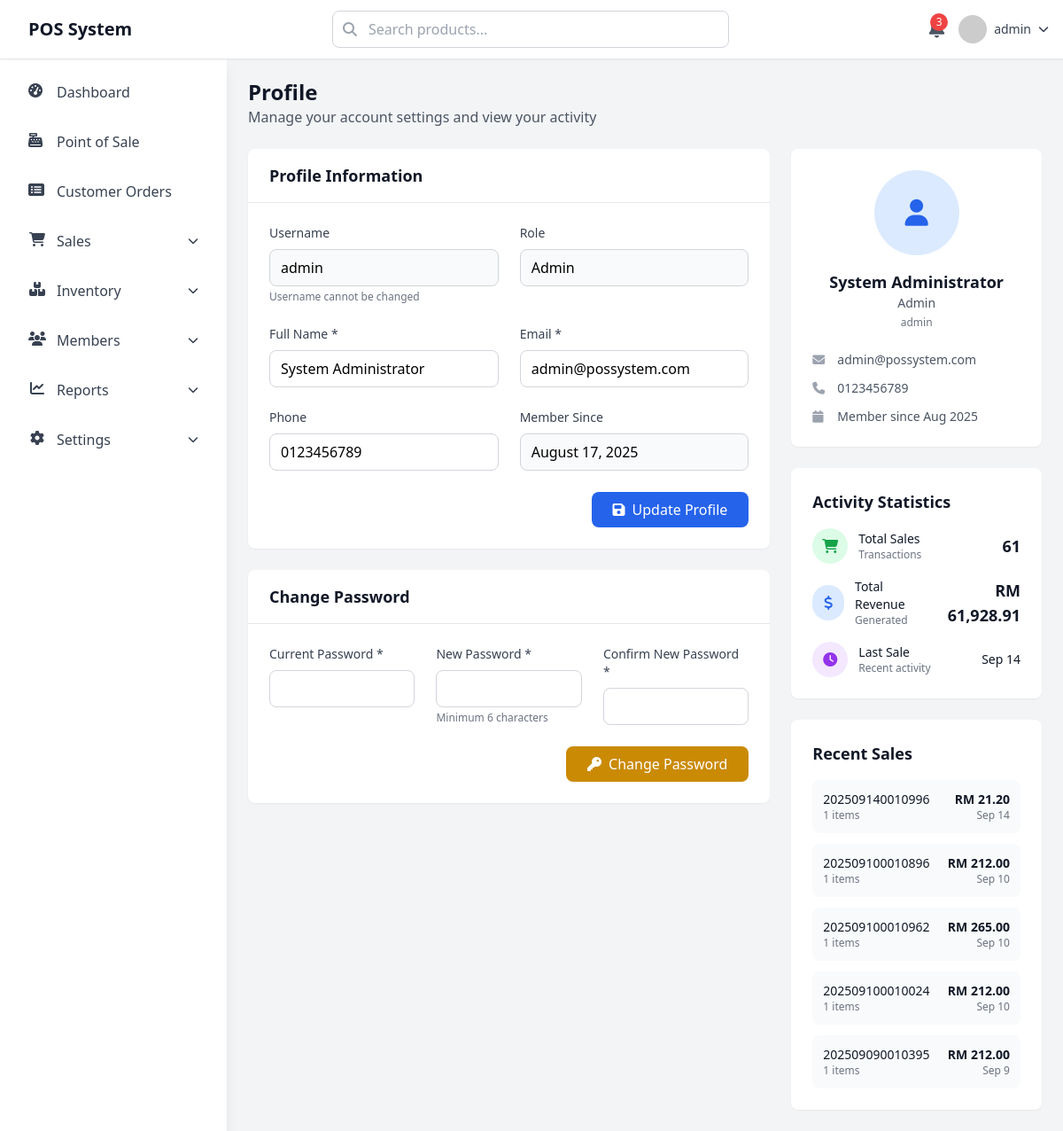
The app's page /profile.php (signed in) with its own data.
### tables this page shows
CREATE TABLE `users` (
  `id` int NOT NULL,
  `username` varchar(50) NOT NULL,
  `password` varchar(255) NOT NULL,
  `full_name` varchar(100) NOT NULL,
  `email` varchar(255) DEFAULT NULL,
  `phone` varchar(50) DEFAULT NULL,
  `role` enum('admin','manager','cashier') DEFAULT 'cashier',
  `is_active` tinyint(1) DEFAULT '1',
  `last_login` timestamp NULL DEFAULT NULL,
  `created_at` timestamp NULL DEFAULT CURRENT_TIMESTAMP,
  `updated_at` timestamp NULL DEFAULT CURRENT_TIMESTAMP ON UPDATE CURRENT_TIMESTAMP
);

CREATE TABLE `sales` (
  `id` int NOT NULL,
  `invoice_number` varchar(50) NOT NULL DEFAULT '-',
  `session_id` int DEFAULT '0',
  `member_id` int DEFAULT '0',
  `user_id` int NOT NULL DEFAULT '0',
  `subtotal` decimal(10,2) NOT NULL DEFAULT '0.00',
  `discount_amount` decimal(10,2) DEFAULT '0.00',
  `tax_amount` decimal(10,2) DEFAULT '0.00',
  `total_amount` decimal(10,2) NOT NULL DEFAULT '0.00',
  `payment_method` varchar(150) DEFAULT 'cash',
  `payment_method_id` int DEFAULT '0',
  `payment_status` enum('paid','pending','refunded') DEFAULT 'paid',
  `notes` text,
  `created_at` timestamp NULL DEFAULT CURRENT_TIMESTAMP,
  `updated_at` timestamp NULL DEFAULT CURRENT_TIMESTAMP ON UPDATE CURRENT_TIMESTAMP
);

### profile.php (the view, shortened to what the rows shown need)
<?php
require_once 'include/conn.php';
$user_id = $_SESSION['user_id'];
$user_query = "SELECT * FROM users WHERE id = ?";
$stmt = mysqli_prepare($conn, $user_query);
mysqli_stmt_bind_param($stmt, 'i', $user_id);
mysqli_stmt_execute($stmt);
$user_result = mysqli_stmt_get_result($stmt);
$user = mysqli_fetch_assoc($user_result);
$recent_sales_query = "SELECT
    s.id,
    s.invoice_number,
    s.total_amount,
    s.payment_method,
    s.created_at,
    COUNT(si.id) as items_count
FROM sales s
LEFT JOIN sale_items si ON s.id = si.sale_id
WHERE s.user_id = ?
GROUP BY s.id
ORDER BY s.created_at DESC
LIMIT 5";
$stmt = mysqli_prepare($conn, $recent_sales_query);
mysqli_stmt_bind_param($stmt, 'i', $user_id);
mysqli_stmt_execute($stmt);
$recent_sales_result = mysqli_stmt_get_result($stmt);
?>
<!DOCTYPE html>
<html lang="en">
<head>
    <script src="https://cdn.tailwindcss.com"></script>
    <link rel="stylesheet" href="https://cdnjs.cloudflare.com/ajax/libs/font-awesome/6.4.0/css/all.min.css">
</head>
<body class="bg-gray-100">
    <?php include 'include/header.php'; ?>
    <div class="main-content lg:ml-64 pt-16">
        <div class="p-6">
            <div class="mb-6">
                <h1 class="text-2xl font-bold text-gray-900">Profile</h1>
            </div>
            <div class="grid grid-cols-1 lg:grid-cols-3 gap-6">
                <div class="lg:col-span-2">
                    <div class="bg-white rounded-lg shadow-sm">
                        <div class="px-6 py-4 border-b border-gray-200">
                            <h2 class="text-lg font-semibold text-gray-900">Profile Information</h2>
                        </div>
                        <div class="p-6">
                            <form method="POST" class="space-y-6">
                                <div class="grid grid-cols-1 md:grid-cols-2 gap-6">
                                    <div>
                                        <label class="block text-sm font-medium text-gray-700 mb-2">Username</label>
                                                                                <input type="text" value="<?= htmlspecialchars($user['username'] ?? '') ?>"
                                               class="w-full border border-gray-300 rounded-lg px-3 py-2 bg-gray-50"
                                               readonly>
                                        <p class="text-xs text-gray-500 mt-1">Username cannot be changed</p>
                                    </div>
                                    <div>
                                        <label class="block text-sm font-medium text-gray-700 mb-2">Role</label>
                                                                                <input type="text" value="<?= ucfirst(htmlspecialchars($user['role'] ?? '')) ?>"
                                               class="w-full border border-gray-300 rounded-lg px-3 py-2 bg-gray-50"
                                               readonly>
                                    </div>
                                    <div>
                                        <label class="block text-sm font-medium text-gray-700 mb-2">Full Name *</label>
                                        <input type="text" name="full_name" value="<?= htmlspecialchars($user['full_name'] ?? '') ?>"
                                               class="w-full border border-gray-300 rounded-lg px-3 py-2 focus:ring-2 focus:ring-blue-500 focus:border-transparent"
                                               required>
                                    </div>
                                    <div>
                                        <label class="block text-sm font-medium text-gray-700 mb-2">Email *</label>
                                        <input type="email" name="email" value="<?= htmlspecialchars($user['email'] ?? '') ?>"
                                               class="w-full border border-gray-300 rounded-lg px-3 py-2 focus:ring-2 focus:ring-blue-500 focus:border-transparent"
                                               required>
                                    </div>
                                    <div>
                                        <label class="block text-sm font-medium text-gray-700 mb-2">Phone</label>
                                        <input type="tel" name="phone" value="<?= htmlspecialchars($user['phone'] ?? '') ?>"
                                               class="w-full border border-gray-300 rounded-lg px-3 py-2 focus:ring-2 focus:ring-blue-500 focus:border-transparent">
                                    </div>
                                    <div>
                                        <label class="block text-sm font-medium text-gray-700 mb-2">Member Since</label>
                                        <input type="text" value="<?= date('F j, Y', strtotime($user['created_at'])) ?>"
                                               class="w-full border border-gray-300 rounded-lg px-3 py-2 bg-gray-50"
                                               readonly>
                                    </div>
                                </div>
                            </form>
                        </div>
                    </div>
                    <div class="bg-white rounded-lg shadow-sm mt-6">
                        <div class="px-6 py-4 border-b border-gray-200">
                            <h2 class="text-lg font-semibold text-gray-900">Change Password</h2>
                        </div>
                    </div>
                </div>
                <div class="space-y-6">
                    <div class="bg-white rounded-lg shadow-sm p-6">
                        <div class="text-center">
                            <div class="w-24 h-24 mx-auto mb-4 rounded-full bg-blue-100 flex items-center justify-center">
                                <i class="fas fa-user text-3xl text-blue-600"></i>
                            </div>
                            <h3 class="text-lg font-semibold text-gray-900"><?= htmlspecialchars($user['full_name'] ?? '') ?></h3>
                            <p class="text-sm text-gray-600"><?= ucfirst(htmlspecialchars($user['role'] ?? '')) ?></p>
                            <p class="text-xs text-gray-500 mt-1"><?= htmlspecialchars($user['username'] ?? '') ?></p>
                        </div>
                        <div class="mt-6 space-y-3">
                            <div class="flex items-center text-sm">
                                <i class="fas fa-envelope text-gray-400 w-4 mr-3"></i>
                                <span class="text-gray-600"><?= htmlspecialchars($user['email'] ?? '') ?></span>
                            </div>
                            <?php if ($user['phone']): ?>
                                <div class="flex items-center text-sm">
                                    <i class="fas fa-phone text-gray-400 w-4 mr-3"></i>
                                    <span class="text-gray-600"><?= htmlspecialchars($user['phone'] ?? '') ?></span>
                                </div>
                            <?php endif; ?>
                            <div class="flex items-center text-sm">
                                <i class="fas fa-calendar text-gray-400 w-4 mr-3"></i>
                                <span class="text-gray-600">Member since <?= date('M Y', strtotime($user['created_at'])) ?></span>
                            </div>
                        </div>
                    </div>
                    <div class="bg-white rounded-lg shadow-sm p-6">
                        <?php if ($recent_sales_result && mysqli_num_rows($recent_sales_result) > 0): ?>
                            <div class="space-y-3">
                                <?php while ($sale = mysqli_fetch_assoc($recent_sales_result)): ?>
                                    <div class="flex items-center justify-between p-3 bg-gray-50 rounded-lg">
                                        <div>
                                            <p class="text-sm font-medium text-gray-900"><?= htmlspecialchars($sale['invoice_number']) ?></p>
                                            <p class="text-xs text-gray-500"><?= $sale['items_count'] ?> items</p>
                                        </div>
                                        <div class="text-right">
                                            <p class="text-sm font-bold text-gray-900">RM <?= number_format($sale['total_amount'], 2) ?></p>
                                            <p class="text-xs text-gray-500"><?= date('M j', strtotime($sale['created_at'])) ?></p>
                                        </div>
                                    </div>
                                <?php endwhile; ?>
                            </div>
                        <?php else: ?>
                            <p class="text-gray-500 text-center py-4">No recent sales</p>
                        <?php endif; ?>
                    </div>
                </div>
            </div>
        </div>
    </div>
</body>
</html>

### records on screen
users: username "admin", role "Admin", full_name "System Administrator", email "admin@possystem.com", phone "0123456789", created_at "August 17, 2025", created_at "Aug 2025"
sales: invoice_number "202509140010996", items_count "1", total_amount "21.20", created_at "Sep 14"
sales: invoice_number "202509100010896", items_count "1", total_amount "212.00", created_at "Sep 10"
sales: invoice_number "202509100010962", items_count "1", total_amount "265.00", created_at "Sep 10"
sales: invoice_number "202509100010024", items_count "1", total_amount "212.00", created_at "Sep 10"
sales: invoice_number "202509090010395", items_count "1", total_amount "212.00", created_at "Sep 9"

### other values on screen
$_SESSION['username'] "admin"
$activity_data['total_sales'] "61"
$activity_data['total_revenue'] "61,928.91"
date('M j', strtotime($activity_data['last_sale_date'])) "Sep 14"
